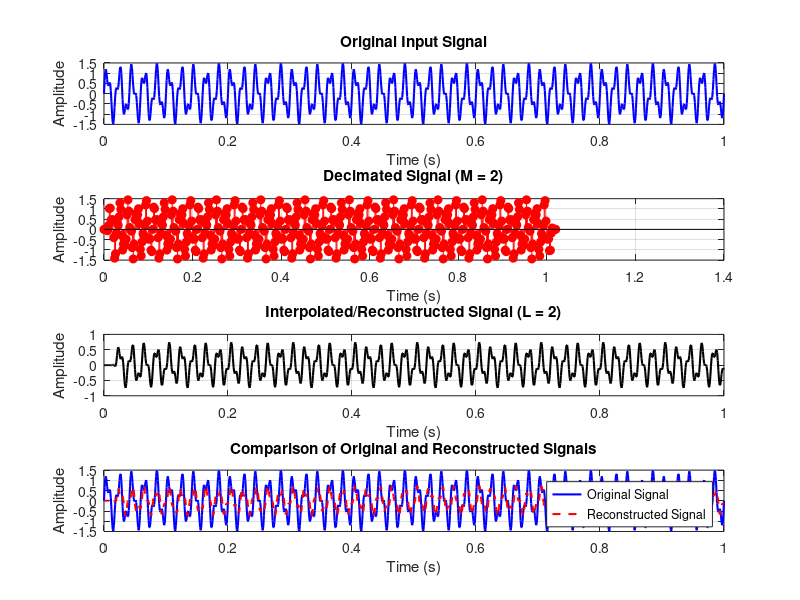
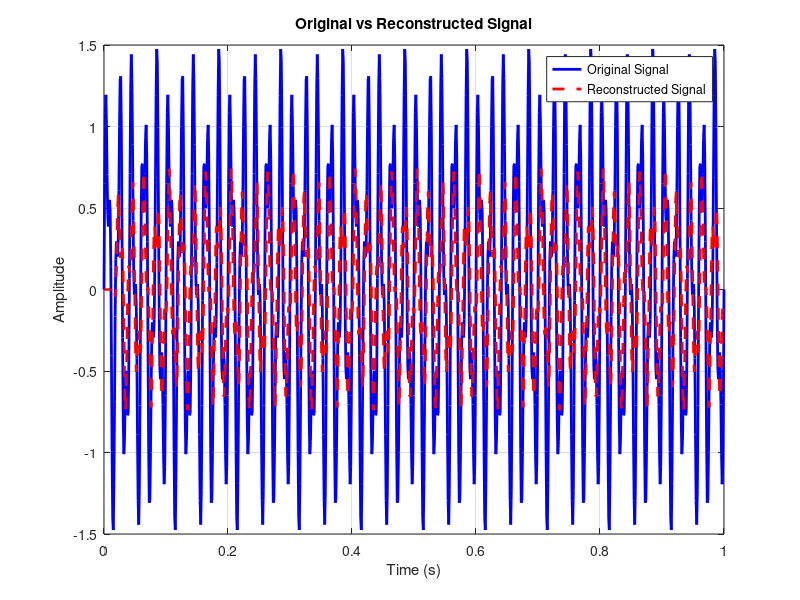

The MATLAB script that drew these images, in order:
clc;
clear;
close all;

%% Input Signal
Fs = 1000;                         % Sampling Frequency
t = 0:1/Fs:1;                     % Time Vector

% Test Signal
x = sin(2*pi*50*t) + 0.5*sin(2*pi*120*t);

%% FIR Low-Pass Filter Design
N = 20;                            % Filter Order
Fc = 0.4;                          % Normalized Cutoff Frequency

h = fir1(N, Fc, 'low', hamming(N+1));

%% Decimation Factor
M = 2;

% Polyphase Decimation
y_dec = upfirdn(x, h, 1, M);

%% Interpolation Factor
L = 2;

% Polyphase Interpolation
y_int = upfirdn(y_dec, h, L, 1);

%% Adjust Length for Comparison
minLen = min(length(x), length(y_int));

x_comp = x(1:minLen);
y_comp = y_int(1:minLen);

%% Time Axes
t1 = (0:length(x_comp)-1)/Fs;
t2 = (0:length(y_dec)-1)/(Fs/M);
t3 = (0:length(y_comp)-1)/Fs;

%% Best Graph Output
figure('Name', ...
    'Polyphase Decimation and Interpolation', ...
    'NumberTitle', 'off');

%% Original Signal
subplot(4,1,1);

plot(t1, x_comp, 'b', 'LineWidth', 1.5);

title('Original Input Signal');
xlabel('Time (s)');
ylabel('Amplitude');
grid on;

%% Decimated Signal
subplot(4,1,2);

stem(t2, y_dec, 'r', 'filled');

title('Decimated Signal (M = 2)');
xlabel('Time (s)');
ylabel('Amplitude');
grid on;

%% Interpolated Signal
subplot(4,1,3);

plot(t3, y_comp, 'k', 'LineWidth', 1.5);

title('Interpolated/Reconstructed Signal (L = 2)');
xlabel('Time (s)');
ylabel('Amplitude');
grid on;

%% Comparison
subplot(4,1,4);

plot(t1, x_comp, 'b', 'LineWidth', 1.5);
hold on;

plot(t3, y_comp, 'r--', 'LineWidth', 1.5);

title('Comparison of Original and Reconstructed Signals');
xlabel('Time (s)');
ylabel('Amplitude');

legend('Original Signal', 'Reconstructed Signal');
grid on;

%% Display Information
disp('--------------------------------------');
disp('POLYPHASE DECIMATION & INTERPOLATION');
disp('--------------------------------------');

fprintf('Original Signal Length       = %d\n', length(x));
fprintf('Decimated Signal Length      = %d\n', length(y_dec));
fprintf('Interpolated Signal Length   = %d\n', length(y_int));
fprintf('Comparison Signal Length     = %d\n', minLen);

%% Separate Figure for Better Visualization
figure;

plot(t1, x_comp, 'b', 'LineWidth', 2);
hold on;

plot(t3, y_comp, 'r--', 'LineWidth', 2);

title('Original vs Reconstructed Signal');
xlabel('Time (s)');
ylabel('Amplitude');

legend('Original Signal', 'Reconstructed Signal');
grid on;
